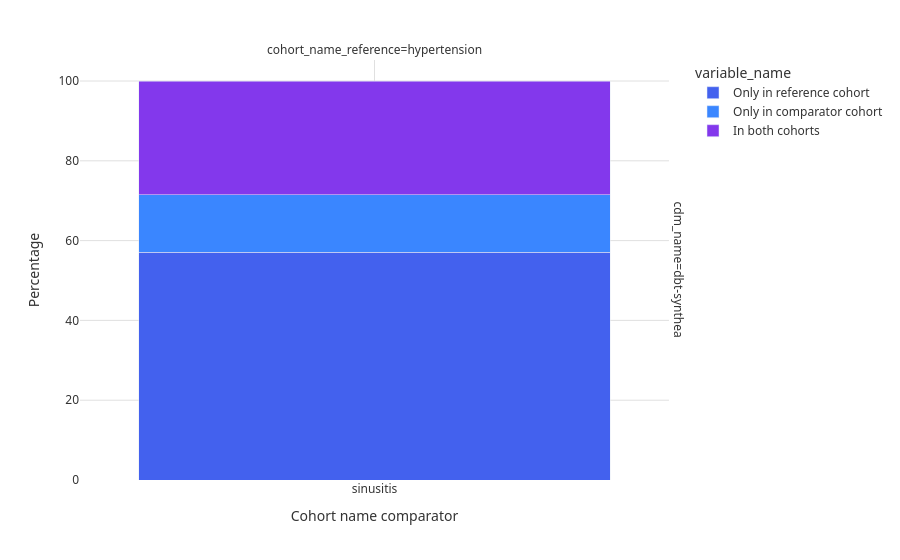

Source (notebook cell):
### Code cell
fig = plot_cohort_overlap(overlap_result)
fig

### Figure 1 — Plotly figure (JSON) as saved in the notebook; plotly's stock layout.template omitted (floating-point values rounded to 4 significant figures)
{"data": [{"hovertemplate": "variable_name=Only in reference cohort<br>cdm_name=dbt-synthea<br>cohort_name_reference=hypertension<br>cohort_name_comparator=%{x}<br>percentage=%{y}<extra></extra>", "legendgroup": "Only in reference cohort", "marker": {"color": "#4361ee", "pattern": {"shape": ""}}, "name": "Only in reference cohort", "orientation": "v", "showlegend": true, "textposition": "auto", "type": "bar", "x": ["sinusitis"], "xaxis": "x", "y": [57.14], "yaxis": "y"}, {"hovertemplate": "variable_name=Only in comparator cohort<br>cdm_name=dbt-synthea<br>cohort_name_reference=hypertension<br>cohort_name_comparator=%{x}<br>percentage=%{y}<extra></extra>", "legendgroup": "Only in comparator cohort", "marker": {"color": "#3a86ff", "pattern": {"shape": ""}}, "name": "Only in comparator cohort", "orientation": "v", "showlegend": true, "textposition": "auto", "type": "bar", "x": ["sinusitis"], "xaxis": "x", "y": [14.29], "yaxis": "y"}, {"hovertemplate": "variable_name=In both cohorts<br>cdm_name=dbt-synthea<br>cohort_name_reference=hypertension<br>cohort_name_comparator=%{x}<br>percentage=%{y}<extra></extra>", "legendgroup": "In both cohorts", "marker": {"color": "#8338ec", "pattern": {"shape": ""}}, "name": "In both cohorts", "orientation": "v", "showlegend": true, "textposition": "auto", "type": "bar", "x": ["sinusitis"], "xaxis": "x", "y": [28.57], "yaxis": "y"}], "layout": {"annotations": [{"font": {}, "showarrow": false, "text": "cohort_name_reference=hypertension", "x": 0.49, "xanchor": "center", "xref": "paper", "y": 1.0, "yanchor": "bottom", "yref": "paper"}, {"font": {}, "showarrow": false, "text": "cdm_name=dbt-synthea", "textangle": 90, "x": 0.98, "xanchor": "left", "xref": "paper", "y": 0.5, "yanchor": "middle", "yref": "paper"}], "barmode": "stack", "font": {"color": "#333333", "family": "system-ui, -apple-system, sans-serif", "size": 12}, "legend": {"title": {"text": "variable_name"}, "tracegroupgap": 0}, "margin": {"t": 60}, "paper_bgcolor": "#ffffff", "plot_bgcolor": "#ffffff", "showlegend": true, "title": {}, "xaxis": {"anchor": "y", "domain": [0.0, 0.98], "gridcolor": "#e0e0e0", "showgrid": true, "title": {"text": "Cohort name comparator"}}, "yaxis": {"anchor": "x", "domain": [0.0, 1.0], "gridcolor": "#e0e0e0", "showgrid": true, "title": {"text": "Percentage"}}}}
